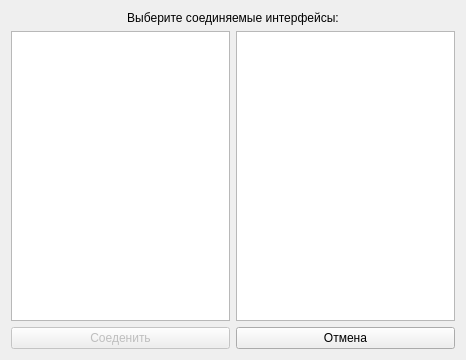
<?xml version="1.0" encoding="UTF-8"?>
<ui version="4.0">
 <class>connectDilog</class>
 <widget class="QDialog" name="connectDilog">
  <property name="geometry">
   <rect>
    <x>0</x>
    <y>0</y>
    <width>466</width>
    <height>360</height>
   </rect>
  </property>
  <property name="windowTitle">
   <string>Укажите начальные настройки соединения</string>
  </property>
  <layout class="QVBoxLayout" name="verticalLayout">
   <item>
    <widget class="QLabel" name="label">
     <property name="text">
      <string>Выберите соединяемые интерфейсы:</string>
     </property>
     <property name="alignment">
      <set>Qt::AlignCenter</set>
     </property>
    </widget>
   </item>
   <item>
    <layout class="QHBoxLayout" name="horizontalLayout">
     <item>
      <widget class="QListWidget" name="startList"/>
     </item>
     <item>
      <widget class="QListWidget" name="endList"/>
     </item>
    </layout>
   </item>
   <item>
    <layout class="QHBoxLayout" name="horizontalLayout_2">
     <item>
      <widget class="QPushButton" name="okButton">
       <property name="enabled">
        <bool>false</bool>
       </property>
       <property name="text">
        <string>Соеденить</string>
       </property>
       <property name="icon">
        <iconset resource="../../netemul.qrc">
         <normaloff>:/im/images/ok.png</normaloff>:/im/images/ok.png</iconset>
       </property>
      </widget>
     </item>
     <item>
      <widget class="QPushButton" name="cancelButton">
       <property name="text">
        <string>Отмена</string>
       </property>
       <property name="icon">
        <iconset resource="../../netemul.qrc">
         <normaloff>:/im/images/not.png</normaloff>:/im/images/not.png</iconset>
       </property>
      </widget>
     </item>
    </layout>
   </item>
  </layout>
 </widget>
 <resources>
  <include location="../../netemul.qrc"/>
 </resources>
 <connections>
  <connection>
   <sender>okButton</sender>
   <signal>clicked()</signal>
   <receiver>connectDilog</receiver>
   <slot>accept()</slot>
   <hints>
    <hint type="sourcelabel">
     <x>111</x>
     <y>343</y>
    </hint>
    <hint type="destinationlabel">
     <x>234</x>
     <y>299</y>
    </hint>
   </hints>
  </connection>
  <connection>
   <sender>cancelButton</sender>
   <signal>clicked()</signal>
   <receiver>connectDilog</receiver>
   <slot>reject()</slot>
   <hints>
    <hint type="sourcelabel">
     <x>298</x>
     <y>344</y>
    </hint>
    <hint type="destinationlabel">
     <x>463</x>
     <y>279</y>
    </hint>
   </hints>
  </connection>
 </connections>
</ui>
